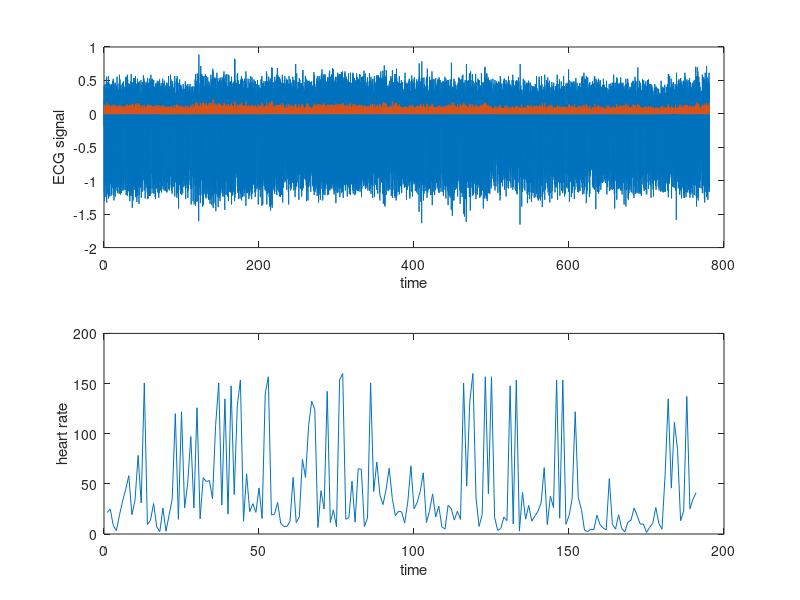

MATLAB code to generate this figure:
% E1=abs(E1).^2;
load('E1.mat'); 
fs=128;
% E1=E1(5000:5500);

ECG_diff = diff(E1);
ECG_squared = ECG_diff .^ 2;

time1 = (0:length(E1)-1) / fs;

time2 = (0:length(E1)-2) / fs;

window_size = round(0.12 * fs); 
ECG_ma = movmean(ECG_squared, window_size);

threshold = 0.6 * max(ECG_ma); % 60% of the maximum value
[peaks, locs] = findpeaks(ECG_ma, 'MinPeakHeight', threshold, 'MinPeakDistance', round(0.2 * fs));

RR_intervals = diff(locs) / fs; 
HR = 60 ./ RR_intervals;
HR_time = time1(locs(2:end));

figure;
subplot(2,1,1);
plot(time1,E1);
hold on;
plot(time2,ECG_ma);
hold off;
xlabel("time");
ylabel("ECG signal");

subplot(2,1,2);
plot(HR);
xlabel("time");
ylabel("heart rate");

